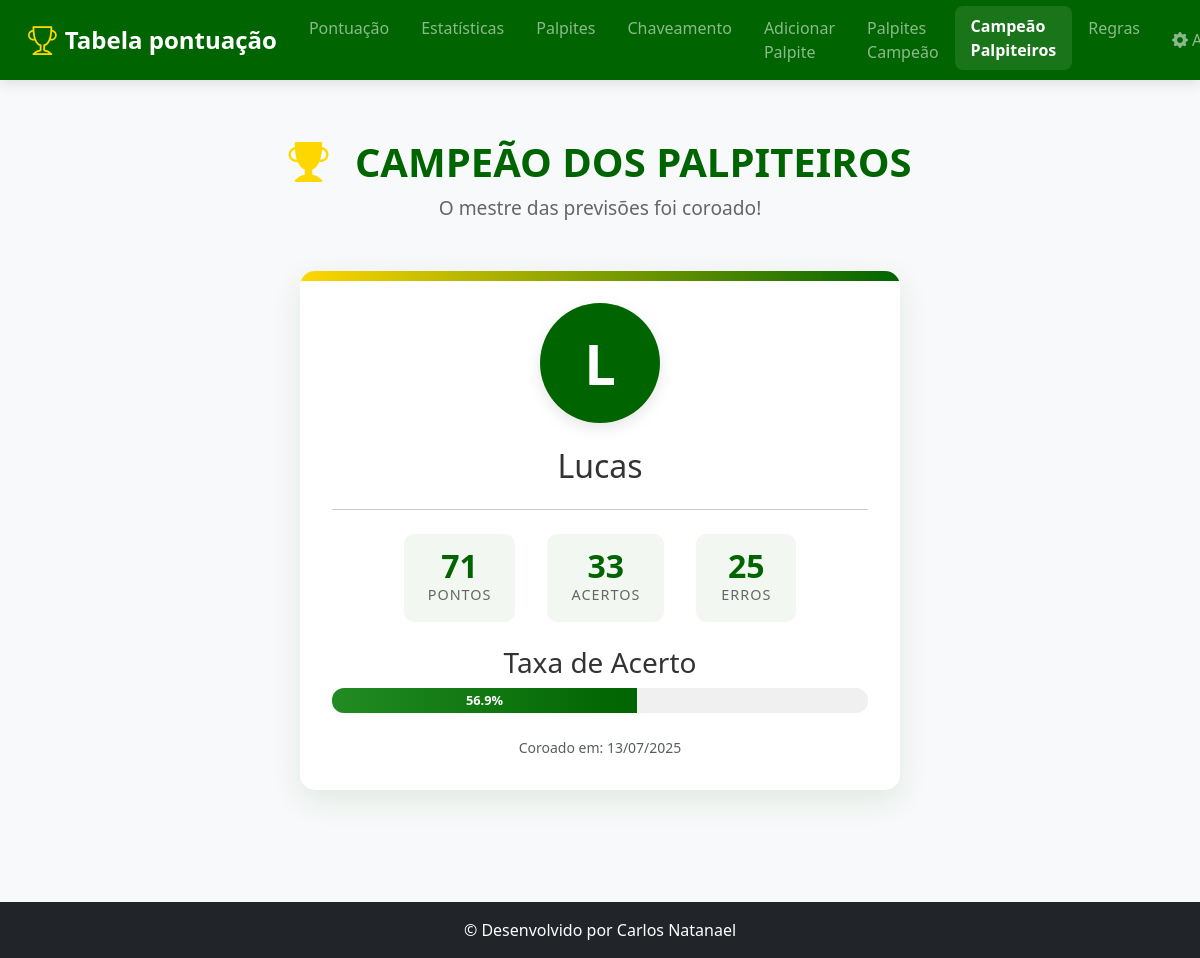
The app's page /campeao_geral (signed in) with its own data.
### tables this page shows
CREATE TABLE campeao_palpiteiros (
            id INTEGER PRIMARY KEY AUTOINCREMENT,
            temporada TEXT NOT NULL UNIQUE,
            nome TEXT NOT NULL, 
            pontos INTEGER, 
            acertos INTEGER,
            erros INTEGER, 
            data_definicao TEXT NOT NULL
        );

### app.py (the view)
@app.route('/campeao_geral')
def campeao_geral():
    conn = get_db()
    campeao_data = conn.execute("SELECT * FROM campeao_palpiteiros ORDER BY temporada DESC LIMIT 1").fetchone()
    campeao = None
    if campeao_data:
        campeao = dict(campeao_data)
        total_jogos = campeao['acertos'] + campeao['erros']
        if total_jogos > 0:
            percentual = (campeao['acertos'] / total_jogos) * 100
            campeao['percentual_acertos'] = round(percentual, 1)
        else:
            campeao['percentual_acertos'] = 0
    return render_template('campeao_geral.html', campeao=campeao)

### app.py (called while the page is built)
def get_db():
    if 'db' not in g:
        g.db = sqlite3.connect('palpites.db', timeout=10)
        g.db.row_factory = sqlite3.Row
    return g.db

@app.template_filter('format_date_br')
def format_date_br_filter(date_str):
    if not date_str: return ""
    try:
        return datetime.strptime(date_str.split(' ')[0], '%Y-%m-%d').strftime('%d/%m/%Y')
    except (ValueError, IndexError):
        return date_str

### templates/campeao_geral.html (shortened to what this page needs)
<!DOCTYPE html>
<html lang="pt">
<head>
    <link href="https://cdn.jsdelivr.net/npm/bootstrap@5.3.0/dist/css/bootstrap.min.css" rel="stylesheet">
    <link rel="stylesheet" href="https://cdn.jsdelivr.net/npm/bootstrap-icons@1.10.0/font/bootstrap-icons.css">
    <link rel="stylesheet" href="{{ url_for('static', filename='campeao_palpiteiros.css') }}">
</head>
<body>
    <header>
        <nav class="navbar navbar-expand-lg navbar-dark fixed-top" style="background-color: #006400 !important;">
            <div class="container-fluid">
                <a class="navbar-brand d-flex align-items-center" href="{{ url_for('index') }}">
                    <i class="bi bi-trophy me-2"></i>
                    <span>Tabela pontuação</span>
                </a>
                <div class="collapse navbar-collapse" id="navbarNav">
                    <ul class="navbar-nav mx-auto">
                        <li class="nav-item"><a class="nav-link" href="{{ url_for('index') }}">Pontuação</a></li>
                        <li class="nav-item"><a class="nav-link" href="{{ url_for('estatisticas') }}">Estatísticas</a></li>
                        <li class="nav-item"><a class="nav-link" href="{{ url_for('exibir_palpites') }}">Palpites</a></li>
                        <li class="nav-item"><a class="nav-link" href="{{ url_for('chaveamento') }}">Chaveamento</a></li>
                        <li class="nav-item"><a class="nav-link" href="{{ url_for('adicionar_palpites') }}">Adicionar Palpite</a></li>
                        <li class="nav-item"><a class="nav-link" href="{{ url_for('ver_palpites_campeao') }}">Palpites Campeão</a></li>
                        <li class="nav-item"><a class="nav-link active" href="{{ url_for('campeao_geral') }}">Campeão Palpiteiros</a></li>
                        <li class="nav-item"><a class="nav-link" href="{{ url_for('regra') }}">Regras</a></li>
                    </ul>
                    <ul class="navbar-nav">
                        {% if session.logged_in %}
                        <li class="nav-item dropdown">
                            <a class="nav-link dropdown-toggle" href="#" id="navbarDropdownAdmin" role="button" data-bs-toggle="dropdown" aria-expanded="false">
                                <i class="bi bi-gear-fill me-1"></i>Admin
                            </a>
                        </li>
                        {% else %}
                        <li class="nav-item">
                            <a class="nav-link" href="{{ url_for('login') }}">
                                <i class="bi bi-box-arrow-in-right me-1"></i>Login
                            </a>
                        </li>
                        {% endif %}
                    </ul>
                </div>
            </div>
        </nav>
    </header>
    <main>
        <div class="container text-center py-5">
            {% if campeao %}
                <div class="champion-header">
                    <h1><i class="bi bi-trophy-fill"></i> CAMPEÃO DOS PALPITEIROS</h1>
                    <p class="subtitle">O mestre das previsões foi coroado!</p>
                </div>
                <div class="champion-card mx-auto">
                    <div class="avatar">
                        <div class="avatar-circle">
                            <span>{{ campeao.nome[0]|upper }}</span>
                        </div>
                    </div>
                    <h2 class="champion-name">{{ campeao.nome }}</h2>
                    <hr class="my-4">
                    <div class="stats">
                        <div class="stat-item">
                            <span class="stat-value">{{ campeao.pontos }}</span>
                            <span class="stat-label">Pontos</span>
                        </div>
                        <div class="stat-item">
                            <span class="stat-value">{{ campeao.acertos }}</span>
                            <span class="stat-label">Acertos</span>
                        </div>
                        <div class="stat-item">
                            <span class="stat-value">{{ campeao.erros }}</span>
                            <span class="stat-label">Erros</span>
                        </div>
                    </div>
                    <div class="performance-metric mt-4">
                        <h3>Taxa de Acerto</h3>
                        <div class="progress" style="height: 25px;">
                            <div class="progress-bar" role="progressbar" style="width: {{ campeao.percentual_acertos }}%;" aria-valuenow="{{ campeao.percentual_acertos }}" aria-valuemin="0" aria-valuemax="100">
                                {{ campeao.percentual_acertos }}%
                            </div>
                        </div>
                    </div>
                    <small class="text-muted mt-4 d-block">Coroado em: {{ campeao.data_definicao.split(' ')[0] | format_date_br }}</small>
                </div>
            {% endif %}
        </div>
    </main>
    <footer class="bg-dark text-white py-3 mt-auto">
        <div class="container text-center">
            <p class="mb-0">© Desenvolvido por Carlos Natanael</p>
        </div>
    </footer>
</body>
</html>

### static/campeao_palpiteiros.css (style rules this page uses)
:root { --primary-color: #006400; --secondary-color: #228B22; --gold-color: #FFD700; --silver-color: #C0C0C0; --bronze-color: #CD7F32; --navbar-height: 70px; --trophy-gold: #ffd700; }
body { font-family: 'Segoe UI', Tahoma, Geneva, Verdana, sans-serif; background-color: #f8f9fa; color: #333; margin: 0; padding: 0; min-height: 100vh; display: flex; flex-direction: column; }
.navbar { background-color: var(--primary-color) !important; box-shadow: 0 4px 12px rgba(0, 0, 0, 0.1); padding: 0.5rem 1rem; }
.navbar-brand { font-weight: 700; font-size: 1.5rem; display: flex; align-items: center; }
.navbar-brand i { font-size: 1.8rem; color: var(--trophy-gold); }
.nav-link { font-weight: 500; padding: 0.5rem 1rem !important; transition: all 0.3s ease; border-radius: 0.5rem; }
.nav-link:hover, .nav-link.active { background-color: rgba(255, 255, 255, 0.1) !important; transform: translateY(-2px); }
.nav-link.active { font-weight: 600; }
main { padding-top: calc(var(--navbar-height) + 20px); flex: 1; padding-bottom: 2rem; }
.champion-header { margin-bottom: 3rem; }
.champion-header h1 { color: var(--primary-color); font-size: 2.5rem; font-weight: 700; margin-bottom: 0.5rem; }
.champion-header h1 i { color: var(--gold-color); margin-right: 1rem; }
.champion-header .subtitle { color: #666; font-size: 1.2rem; }
.champion-card { background: white; border-radius: 15px; padding: 2rem; margin: 2rem auto; box-shadow: 0 10px 30px rgba(0, 100, 0, 0.1); position: relative; overflow: hidden; max-width: 600px; }
.champion-card::before { content: ''; position: absolute; top: 0; left: 0; right: 0; height: 10px; background: linear-gradient(90deg, var(--gold-color), var(--primary-color)); }
.avatar { margin-bottom: 1.5rem; }
.avatar-circle { width: 120px; height: 120px; border-radius: 50%; background: var(--primary-color); margin: 0 auto; display: flex; align-items: center; justify-content: center; color: white; font-size: 3.5rem; font-weight: bold; box-shadow: 0 5px 15px rgba(0, 0, 0, 0.1); }
.stats { display: flex; justify-content: center; gap: 2rem; margin-top: 1.5rem; }
.stat-item { background: rgba(0, 100, 0, 0.05); padding: 1rem 1.5rem; border-radius: 10px; min-width: 100px; }
.stat-value { display: block; font-size: 2rem; font-weight: 700; color: var(--primary-color); line-height: 1; }
.stat-label { font-size: 0.9rem; color: #666; text-transform: uppercase; letter-spacing: 1px; }
.progress { height: 25px; border-radius: 12px; background: #f0f0f0; overflow: hidden; }
.progress-bar { background: linear-gradient(90deg, var(--secondary-color), var(--primary-color)); font-weight: 600; display: flex; align-items: center; justify-content: center; font-size: 0.8rem; }
footer { background: var(--primary-color); color: white; padding: 1.5rem; text-align: center; margin-top: auto; }

### records on screen
campeao_palpiteiros: nome "L", nome "Lucas", pontos "71", acertos "33", erros "25", data_definicao "13/07/2025"

### other values on screen
{{ campeao.percentual_acertos }} "56.9"
